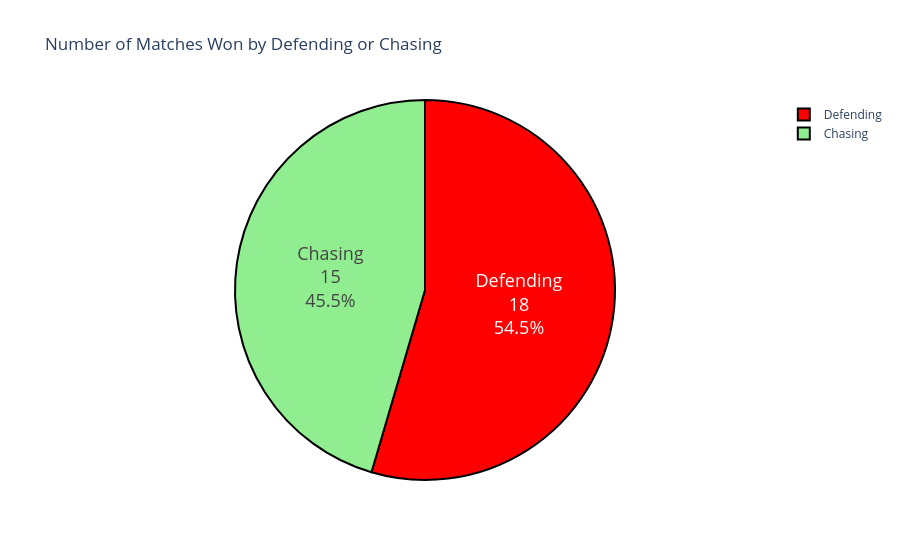

The notebook cell this image was saved under:
### Markdown cell above
# Number of Matches won by defending or chasing

### Code cell
import plotly.graph_objects as go

Psl["won_by"] = (
    Psl["won_by"]
    .astype(str)
    .str.strip()
    .str.lower()
)

Psl = Psl[Psl["won_by"].isin(["runs", "wickets"])]
Psl["won_by"] = Psl["won_by"].replace({
    "runs": "Defending",
    "wickets": "Chasing"
})
won_by = Psl["won_by"].value_counts()
fig = go.Figure(
    data=[
        go.Pie(
            labels=won_by.index,
            values=won_by.values
        )
    ]
)

fig.update_layout(
    title="Number of Matches Won by Defending or Chasing"
)

fig.update_traces(
    hoverinfo="label+percent",
    textinfo="label+value+percent",
    textfont_size=18,
    marker=dict(
        colors=["red", "lightgreen"],
        line=dict(color="black", width=2)
    )
)

fig.show()

### Figure 1 — Plotly figure (JSON) as saved in the notebook; plotly's stock layout.template omitted (floating-point values rounded to 4 significant figures)
{"data": [{"hoverinfo": "label+percent", "labels": ["Defending", "Chasing"], "marker": {"colors": ["red", "lightgreen"], "line": {"color": "black", "width": 2}}, "textfont": {"size": 18}, "textinfo": "label+value+percent", "type": "pie", "values": [18, 15]}], "layout": {"title": {"text": "Number of Matches Won by Defending or Chasing"}}}
